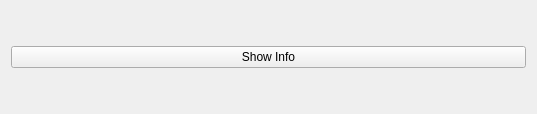
<?xml version="1.0" encoding="UTF-8"?>
<ui version="4.0">
 <class>Widget</class>
 <widget class="QWidget" name="Widget">
  <property name="geometry">
   <rect>
    <x>0</x>
    <y>0</y>
    <width>537</width>
    <height>114</height>
   </rect>
  </property>
  <property name="windowTitle">
   <string>Widget</string>
  </property>
  <layout class="QVBoxLayout" name="verticalLayout">
   <item>
    <widget class="QPushButton" name="showInfoButton">
     <property name="text">
      <string>Show Info</string>
     </property>
    </widget>
   </item>
  </layout>
 </widget>
 <resources/>
 <connections/>
</ui>
